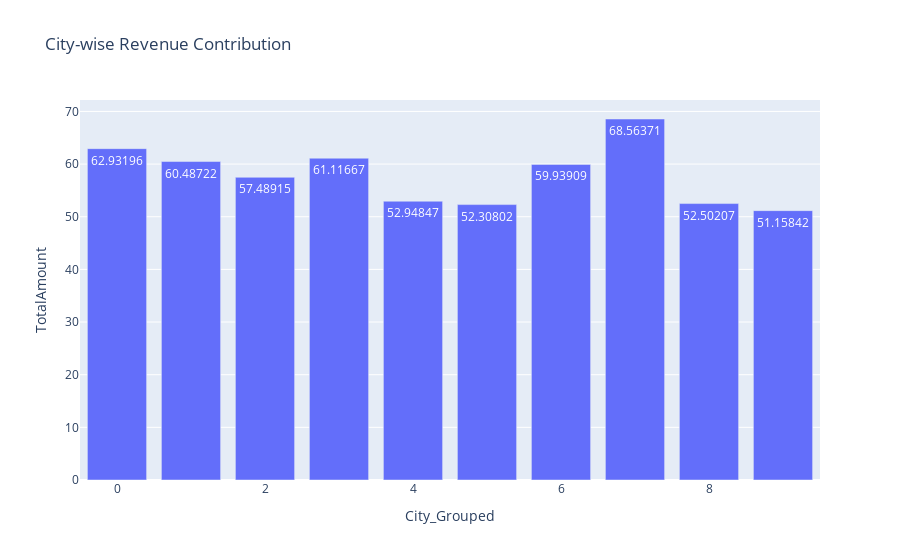

Here is the notebook cell this chart was saved with:
### Code cell
#City-wise revenue contribution (bar)
city_revenue = df.groupby('City_Grouped', as_index=False)['TotalAmount'].sum().sort_values('TotalAmount', ascending=False)
fig = px.bar(city_revenue, x='City_Grouped', y='TotalAmount', title='City-wise Revenue Contribution', text_auto=True)
fig.show()

### Figure 1 — Plotly figure (JSON) as saved in the notebook; plotly's stock layout.template omitted (floating-point values rounded to 4 significant figures)
{"data": [{"alignmentgroup": "True", "hovertemplate": "City_Grouped=%{x}<br>TotalAmount=%{y}<extra></extra>", "legendgroup": "", "marker": {"color": "#636efa", "pattern": {"shape": ""}}, "name": "", "offsetgroup": "", "orientation": "v", "showlegend": false, "textposition": "auto", "texttemplate": "%{y}", "type": "bar", "x": [7, 0, 3, 1, 6, 2, 4, 8, 5, 9], "xaxis": "x", "y": [68.56, 62.93, 61.12, 60.49, 59.94, 57.49, 52.95, 52.5, 52.31, 51.16], "yaxis": "y"}], "layout": {"barmode": "relative", "legend": {"tracegroupgap": 0}, "title": {"text": "City-wise Revenue Contribution"}, "xaxis": {"anchor": "y", "domain": [0, 1], "title": {"text": "City_Grouped"}}, "yaxis": {"anchor": "x", "domain": [0, 1], "title": {"text": "TotalAmount"}}}}
